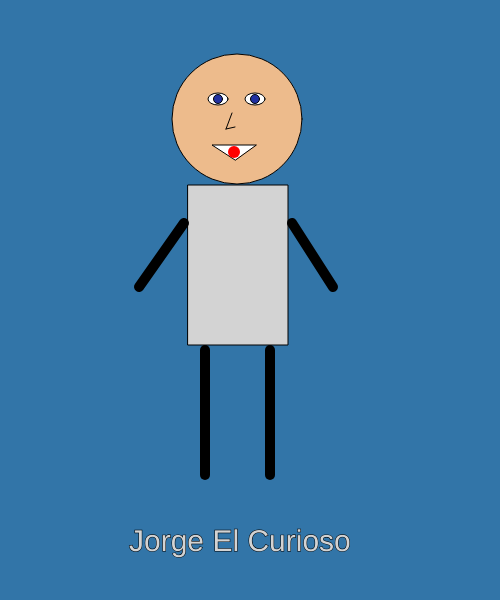
Frame 1 (no input)
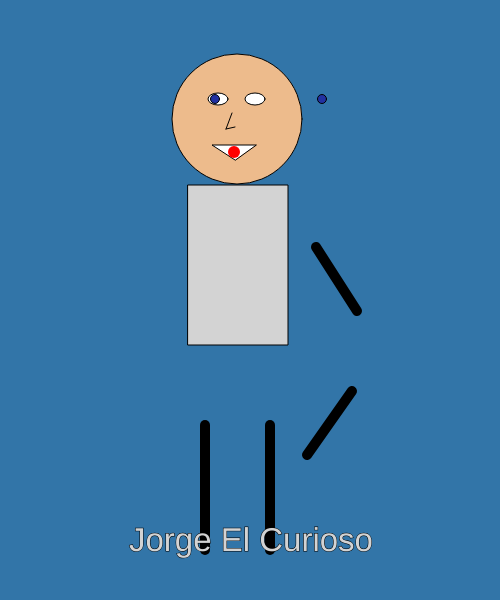
Frame 60 (no input)
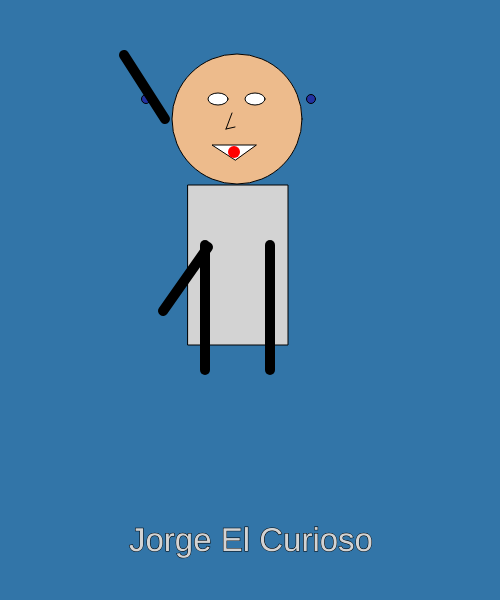
Frame 120 (the mouse pressed at the canvas centre since frame 60)

The p5.js sketch that drew these frames (run headless with seeded random() and noise() and a simulated clock; from frame 60 on, the mouse is pressed at the canvas centre):

// p5.js sketch
// ── sketch.js
var left_eye = 218;
var right_eye = 255;
var left_eye_movement;
var right_eye_movement;

var top_leg = 350;
var bottom_leg = 475;
var leg_movement;

var left_x_top_arm = 184;
var left_y_top_arm = 223
var left_x_bottom_arm = 139;
var left_y_bottom_arm = 287;
var right_x_top_arm = 292;
var right_y_top_arm = 223;
var right_x_bottom_arm = 333;
var right_y_bottom_arm = 287;
var left_arm_movement;
var right_arm_movement;

var size = 30;
var count = 0;
var size_increase = 3;

function setup() {
    createCanvas(500,600);
    left_eye_movement = floor(random() * 10) + 1;
    right_eye_movement = left_eye_movement * -1;
    leg_movement = floor(random() * 10) + 1;
    left_arm_movement = floor(random() * 10) + 1;
    right_arm_movement = left_arm_movement * -1;
  }
  
function draw() {
    background(50,117,168);

    // Head
    fill(237,187,140);
    circle(237,119,130);

    // Eyes
    fill(255,255,255);
    ellipse(218,99,20,12);
    ellipse(255,99,20,12);
    fill(34,49,161);
    circle(left_eye,99,9);
    left_eye += left_eye_movement;
    if(left_eye >= 500 || left_eye <= 0)
    {
      left_eye_movement *= -1;
    }
    circle(right_eye,99,9);
    right_eye += right_eye_movement;
    if(right_eye >= 500 || right_eye <= 0)
    {
      right_eye_movement *= -1;
    }
    
    // Mouth
    fill(255,255,255);
    triangle(235,160,212,145,256,145);
    strokeWeight(12);
    stroke('red');
    point(234,152);
    stroke('black');
    strokeWeight(1);

    // Nose
    line(232,113,226,129);
    line(226,129,235,127);

    // Body
    fill('lightgrey');
    rect(188,185,100,160);

    // Arms
    strokeWeight(10);
    line(left_x_top_arm,left_y_top_arm,left_x_bottom_arm,left_y_bottom_arm);
    left_x_top_arm += left_arm_movement;
    left_y_top_arm += left_arm_movement;
    left_x_bottom_arm += left_arm_movement;
    left_y_bottom_arm += left_arm_movement;
    if (left_x_top_arm >= 500 || left_x_bottom_arm <= 0)
    {
      left_arm_movement *= -1;
    }
    line(right_x_top_arm,right_y_top_arm,right_x_bottom_arm,right_y_bottom_arm);
    right_x_top_arm += right_arm_movement;
    right_y_top_arm += right_arm_movement;
    right_x_bottom_arm += right_arm_movement;
    right_y_bottom_arm += right_arm_movement;
    if (right_x_bottom_arm >= 500 || right_x_top_arm <= 75)
    {
      right_arm_movement *= -1;
    }


    // Legs
    line(205,top_leg,205,bottom_leg);
    line(270,top_leg,270,bottom_leg);
    top_leg += leg_movement;
    bottom_leg += leg_movement;
    if(top_leg >= 475 || top_leg <=0)
    {
      leg_movement *= -1;
    }
    strokeWeight(1);

    // Name
    textSize(size);
    if (count >= 5)
    {
      size_increase *= -1;
      count = 0;
    }
    text("Jorge El Curioso",129,551);
    size += size_increase;
    count++;
  }
